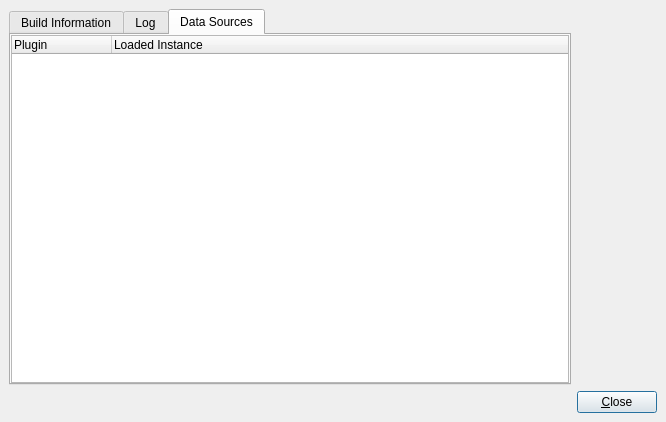
<?xml version="1.0" encoding="UTF-8"?>
<ui version="4.0">
 <class>DebugDialog</class>
 <widget class="QDialog" name="DebugDialog">
  <property name="geometry">
   <rect>
    <x>0</x>
    <y>0</y>
    <width>666</width>
    <height>422</height>
   </rect>
  </property>
  <property name="windowTitle">
   <string>Kst Debug Dialog</string>
  </property>
  <layout class="QGridLayout">
   <property name="margin">
    <number>9</number>
   </property>
   <property name="spacing">
    <number>6</number>
   </property>
   <item row="2" column="0">
    <spacer>
     <property name="orientation">
      <enum>Qt::Horizontal</enum>
     </property>
     <property name="sizeType">
      <enum>QSizePolicy::Expanding</enum>
     </property>
     <property name="sizeHint" stdset="0">
      <size>
       <width>421</width>
       <height>20</height>
      </size>
     </property>
    </spacer>
   </item>
   <item row="2" column="1">
    <widget class="QPushButton" name="_close">
     <property name="text">
      <string>&amp;Close</string>
     </property>
    </widget>
   </item>
   <item row="1" column="0">
    <widget class="QTabWidget" name="_tabs">
     <property name="currentIndex">
      <number>2</number>
     </property>
     <widget class="QWidget" name="_buildInfoTab">
      <attribute name="title">
       <string>Build Information</string>
      </attribute>
      <layout class="QGridLayout">
       <property name="margin">
        <number>0</number>
       </property>
       <property name="spacing">
        <number>6</number>
       </property>
       <item row="0" column="0" colspan="2">
        <widget class="QLabel" name="_buildInfo">
         <property name="text">
          <string/>
         </property>
         <property name="textFormat">
          <enum>Qt::RichText</enum>
         </property>
         <property name="wordWrap">
          <bool>false</bool>
         </property>
        </widget>
       </item>
       <item row="1" column="0" colspan="2">
        <spacer>
         <property name="orientation">
          <enum>Qt::Vertical</enum>
         </property>
         <property name="sizeType">
          <enum>QSizePolicy::Expanding</enum>
         </property>
         <property name="sizeHint" stdset="0">
          <size>
           <width>530</width>
           <height>250</height>
          </size>
         </property>
        </spacer>
       </item>
       <item row="2" column="1">
        <widget class="QPushButton" name="_email">
         <property name="text">
          <string>&amp;Email Debugging Information</string>
         </property>
        </widget>
       </item>
       <item row="2" column="0">
        <spacer>
         <property name="orientation">
          <enum>Qt::Horizontal</enum>
         </property>
         <property name="sizeType">
          <enum>QSizePolicy::Expanding</enum>
         </property>
         <property name="sizeHint" stdset="0">
          <size>
           <width>301</width>
           <height>21</height>
          </size>
         </property>
        </spacer>
       </item>
      </layout>
     </widget>
     <widget class="QWidget" name="TabPage">
      <attribute name="title">
       <string>Log</string>
      </attribute>
      <layout class="QGridLayout">
       <property name="margin">
        <number>9</number>
       </property>
       <property name="spacing">
        <number>6</number>
       </property>
       <item row="1" column="0">
        <spacer>
         <property name="orientation">
          <enum>Qt::Horizontal</enum>
         </property>
         <property name="sizeHint" stdset="0">
          <size>
           <width>221</width>
           <height>20</height>
          </size>
         </property>
        </spacer>
       </item>
       <item row="1" column="1">
        <widget class="QGroupBox" name="groupBox">
         <property name="title">
          <string>GroupBox</string>
         </property>
         <layout class="QGridLayout">
          <property name="margin">
           <number>9</number>
          </property>
          <property name="spacing">
           <number>6</number>
          </property>
          <item row="0" column="1">
           <widget class="QCheckBox" name="_showNotice">
            <property name="text">
             <string>&amp;Notice</string>
            </property>
            <property name="checked">
             <bool>true</bool>
            </property>
           </widget>
          </item>
          <item row="0" column="3">
           <widget class="QCheckBox" name="_showError">
            <property name="text">
             <string>&amp;Error</string>
            </property>
            <property name="checked">
             <bool>true</bool>
            </property>
           </widget>
          </item>
          <item row="0" column="0">
           <widget class="QCheckBox" name="_showDebug">
            <property name="text">
             <string>&amp;Debug</string>
            </property>
            <property name="checked">
             <bool>true</bool>
            </property>
           </widget>
          </item>
          <item row="0" column="2">
           <widget class="QCheckBox" name="_showWarning">
            <property name="text">
             <string>&amp;Warning</string>
            </property>
            <property name="checked">
             <bool>true</bool>
            </property>
           </widget>
          </item>
         </layout>
        </widget>
       </item>
       <item row="1" column="2">
        <widget class="QPushButton" name="_clear">
         <property name="text">
          <string>Clea&amp;r</string>
         </property>
        </widget>
       </item>
       <item row="0" column="1">
        <spacer name="verticalSpacer">
         <property name="orientation">
          <enum>Qt::Vertical</enum>
         </property>
         <property name="sizeHint" stdset="0">
          <size>
           <width>20</width>
           <height>40</height>
          </size>
         </property>
        </spacer>
       </item>
      </layout>
     </widget>
     <widget class="QWidget" name="tab">
      <attribute name="title">
       <string>Data Sources</string>
      </attribute>
      <layout class="QGridLayout">
       <property name="margin">
        <number>0</number>
       </property>
       <property name="spacing">
        <number>6</number>
       </property>
       <item row="0" column="0">
        <widget class="QTreeWidget" name="_dataSources">
         <property name="allColumnsShowFocus">
          <bool>true</bool>
         </property>
         <column>
          <property name="text">
           <string>Plugin</string>
          </property>
         </column>
         <column>
          <property name="text">
           <string>Loaded Instance</string>
          </property>
         </column>
        </widget>
       </item>
      </layout>
     </widget>
    </widget>
   </item>
  </layout>
 </widget>
 <layoutdefault spacing="6" margin="11"/>
 <pixmapfunction>qPixmapFromMimeSource</pixmapfunction>
 <tabstops>
  <tabstop>_email</tabstop>
  <tabstop>_showDebug</tabstop>
  <tabstop>_showNotice</tabstop>
  <tabstop>_showWarning</tabstop>
  <tabstop>_showError</tabstop>
  <tabstop>_clear</tabstop>
  <tabstop>_close</tabstop>
 </tabstops>
 <resources/>
 <connections>
  <connection>
   <sender>_close</sender>
   <signal>clicked()</signal>
   <receiver>DebugDialog</receiver>
   <slot>close()</slot>
   <hints>
    <hint type="sourcelabel">
     <x>20</x>
     <y>20</y>
    </hint>
    <hint type="destinationlabel">
     <x>20</x>
     <y>20</y>
    </hint>
   </hints>
  </connection>
 </connections>
</ui>
